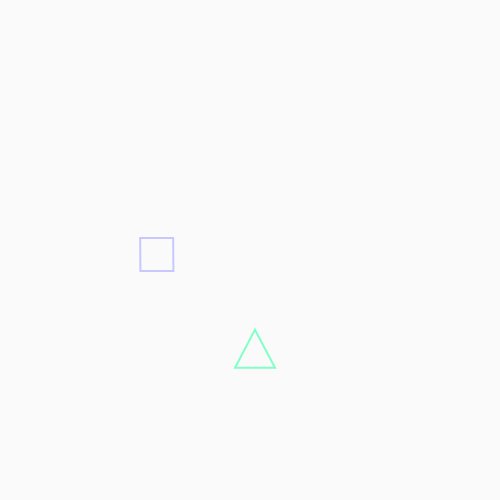
Frame 1 (no input)
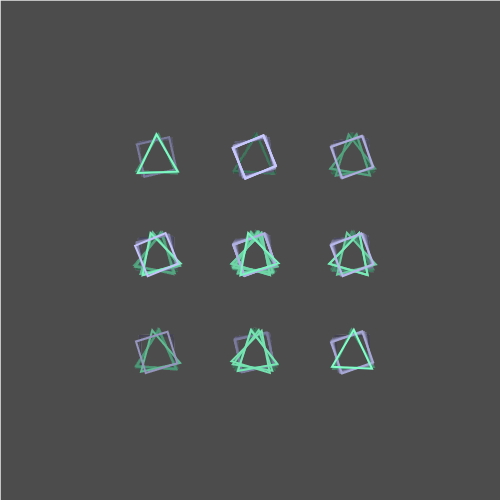
Frame 60 (no input)
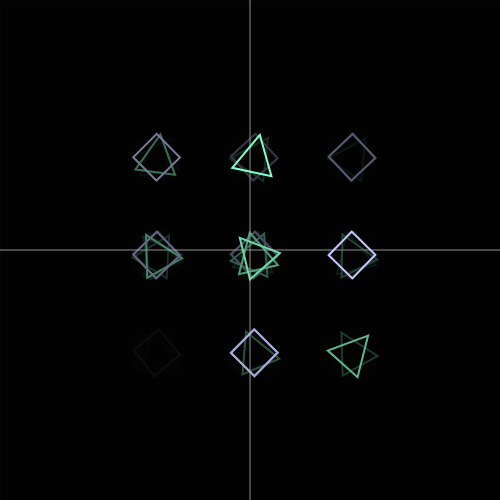
Frame 120 (the mouse pressed at the canvas centre since frame 60)

The p5.js sketch that drew these frames (run headless with seeded random() and noise() and a simulated clock; from frame 60 on, the mouse is pressed at the canvas centre):

// p5.js sketch
// ── sketch.js
/*

[Unexpected Fractal Code] by Yun Ho Choi (YUN)
“Follow the shapes with your mouse with clicking!” 

*/

var r = 57;
var centerX = 255; // Q2. why width does not work?
var centerY = 255;
var x1, y1, x2, y2, x3, y3, x4, y4;
var randomSpeed = 5;
var grey, red, green, blue;

function setup() {
  createCanvas(500, 500);
  r = r + random(57);
  x1 = centerX;
  y1 = centerY - r;
  x2 = centerX + r;
  y2 = centerY;
  x3 = centerX;
  y3 = centerY + r;
  x4 = centerX - r;
  y4 = centerY;
  
  grey = color(130);
  red = color(255, 180, 180);
  green = color(130, 255, 200);
  blue = color(200, 200, 255); // Q4. question
}

function draw() {
  var posXarr = [x1, x2, x3, x4];
  var posYarr = [y1, y2, y3, y4];
  var colorArr = [grey, red, green, blue];

  background(0, randomSpeed);
  strokeWeight(2);

  //triangle
  push();
  noFill();
  translate(random(posXarr), random(posYarr));
  rotate(frameCount / 150.0 * random(1, -1));
  stroke(green);
  triangle(0, -23, -20, 15, 20, 15);
  pop();

  //rectangle
  push();
  translate(random(posXarr), random(posYarr));
  noFill();
  rotate(frameCount / -150.0);
  stroke(blue);
  rect(-17, -17, 33, 33);
  pop(); //to the original
  
  //lines
  stroke(255, 15);
  line(0, mouseX, 500, mouseY);
  line(mouseY, 500, mouseX, 0);

}

//drawing control
function mousePressed() {
  randomSpeed = 10 * random(4);
}
